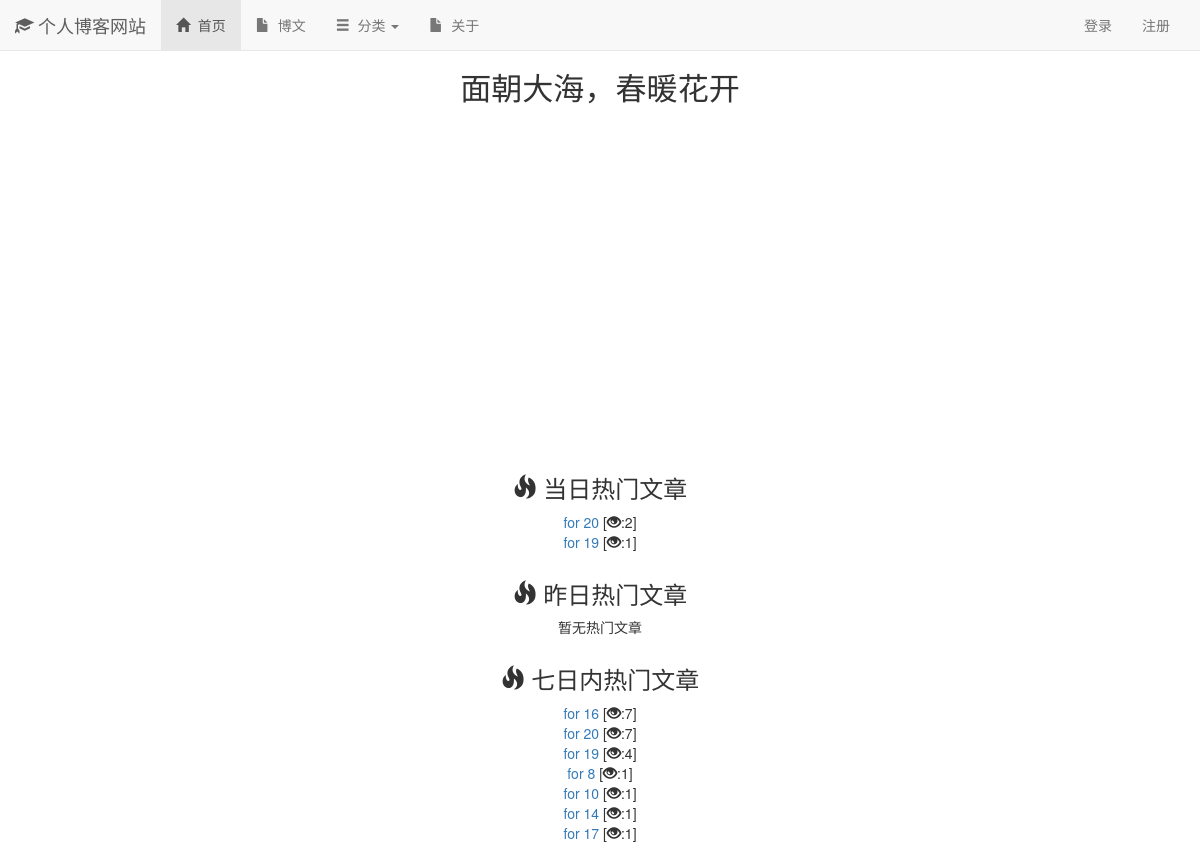
The page / on the database its author committed.
### read_statistics/models.py (models this page shows)
class ReadDetail(models.Model):
    date = models.DateField(default=timezone.now)
    read_num = models.IntegerField(default=0)
    content_type = models.ForeignKey(ContentType, on_delete=models.CASCADE)
    object_id = models.PositiveIntegerField()
    content_object = GenericForeignKey('content_type', 'object_id')

### blog/models.py (models this page shows, shortened)
class Blog(models.Model, ReadNumExpandMethod):	# 创建博文模型，添加博文字段
	title = models.CharField(max_length = 50)  # 文章标题字段
	blog_type = models.ForeignKey(BlogType, on_delete=models.CASCADE)
	summary = models.TextField()  # 文章摘要字段
	content = RichTextField()				# 文章内容字段
	author = models.ForeignKey(User, on_delete=models.CASCADE) # 文章作者字段
	read_details= GenericRelation(ReadDetail)
	created_time = models.DateTimeField(auto_now_add = True)	# 创建时间字段
	last_updated_time = models.DateTimeField(auto_now = True)	# 最新更新时间字段
	class Meta:
		ordering = ['-created_time']

### mysite/views.py (the view)
# urls.py: 2. Add a URL to urlpatterns:  path('', views.home, name='home')
def home(request):
    blog_content_type = ContentType.objects.get_for_model(Blog)
    dates, read_nums = get_seven_days_read_date(blog_content_type)
    context = {}
    context['blog_types'] = models.BlogType.objects.all()
    context['read_nums'] = read_nums
    context['dates'] = dates
    context['today_hot_data'] = get_today_hot_data(blog_content_type)
    context['yesterday_hot_data'] = get_yesterday_hot_data(blog_content_type)
    context['seven_day_hot_data'] = get_seven_day_hot_blogs()
    return render(request,'home.html', context)

### mysite/views.py (called while the page is built)
def get_seven_day_hot_blogs():
    today = timezone.now().date()
    date = today - datetime.timedelta(days=7)
    blogs = Blog.objects\
                .filter(read_details__date__lt = today, read_details__date__gte = date)\
                .values('id', 'title')\
                .annotate(read_num_sum = Sum('read_details__read_num'))\
                .order_by('-read_num_sum')
    return blogs[:7]

### read_statistics/utils.py (called while the page is built)
def get_seven_days_read_date(content_type):
    today = timezone.now().date()
    dates = []
    read_nums = []
    for i in range(7, 0, -1):
        date = today - datetime.timedelta(days=i)
        dates.append(date.strftime('%m/%d'))
        read_details = ReadDetail.objects.filter(content_type = content_type, date = date)
        result = read_details.aggregate(read_num_sum = Sum('read_num'))
        read_nums.append(result['read_num_sum'] or 0)
    return dates, read_nums

def get_today_hot_data(content_type):
    today = timezone.now().date()
    read_details = ReadDetail.objects.filter(content_type = content_type, date =today).order_by('-read_num')
    return read_details[:7]

def get_yesterday_hot_data(content_type):
    today = timezone.now().date()
    yesterday = today - datetime.timedelta(days = 1)
    read_details = ReadDetail.objects.filter(content_type=content_type, date=yesterday).order_by('-read_num')
    return read_details[:7]

### user/context_processors.py (called while the page is built)
def login_modal_form(request):
    return {'login_modal_form': LoginForm()}

### templates/home.html (shortened to what this page needs)
{% extends 'base.html' %}
{% load staticfiles %}
{% block header_extends %}
    <link rel="stylesheet" href="{% static 'home.css' %}">
{% endblock%}
{% block nav_home_active %}
    active
{% endblock %}
{% block content %}
    <div>
        <h3 class="home-content">面朝大海，春暖花开 </h3>
    </div>
    <div id="container" ></div>
    <div class="hot-data">
        <h3>
            <span class="glyphicon glyphicon-fire" aria-hidden="true"></span>
            当日热门文章</h3>
        <ul>
            {% for hot_data in today_hot_data %}
                <li><a href="{% url 'blog_detail' hot_data.content_object.pk %}"> {{ hot_data.content_object.title }} </a>
                    [<span class="glyphicon glyphicon-eye-open" aria-hidden="true"></span>:{{ hot_data.read_num }}]
                </li>
            {% empty %}
                <li>暂无热门文章</li>
            {% endfor %}
        </ul>
    </div>
    <div class="hot-data">
        <h3>
            <span class="glyphicon glyphicon-fire" aria-hidden="true"></span>
            昨日热门文章</h3>
        <ul>
            {% for hot_data in yesterday_hot_data %}
                <li><a href="{% url 'blog_detail' hot_data.content_object.pk %}"> {{ hot_data.content_object.title }} </a>
                    [<span class="glyphicon glyphicon-eye-open" aria-hidden="true"></span>:{{ hot_data.read_num }}]
                </li>
            {% empty %}
                <li>暂无热门文章</li>
            {% endfor %}
        </ul>
    </div>
    <div class="hot-data">
        <h3>
            <span class="glyphicon glyphicon-fire" aria-hidden="true"></span>
            七日内热门文章</h3>
        <ul>
            {% for hot_data in seven_day_hot_data %}
                <li>
                    <a href="{% url 'blog_detail' hot_data.id %}"> {{ hot_data.title }} </a>
                    [<span class="glyphicon glyphicon-eye-open" aria-hidden="true"></span>:{{ hot_data.read_num_sum }}]
                </li>
            {% empty %}
                <li>暂无热门文章</li>
            {% endfor %}
        </ul>
    </div>
{% endblock %}

### static/base.css (style rules this page uses)
* { margin: 0; padding: 0; }
body { margin-top: 70px!important; }
ul { list-style-type: none!important; }

### static/home.css (style rules this page uses)
h3.home-content { font-size: 222%; text-align: center; margin-bottom:2em; }
div#container { margin: 0 auto; height: 20em; min-width: 20em; max-width: 30em; }
div.hot-data { text-align: center; margin-top: 2em; }

### rows shown on the page
ReadDetail: content_object "for 20", read_num "2"
ReadDetail: content_object "for 19", read_num "1"

### other values the page prints
{{ hot_data.title }} "for 16" "for 20" "for 19" "for 8" "for 10" "for 14" "for 17"
{{ hot_data.read_num_sum }} "7" "7" "4" "1" "1" "1" "1"
